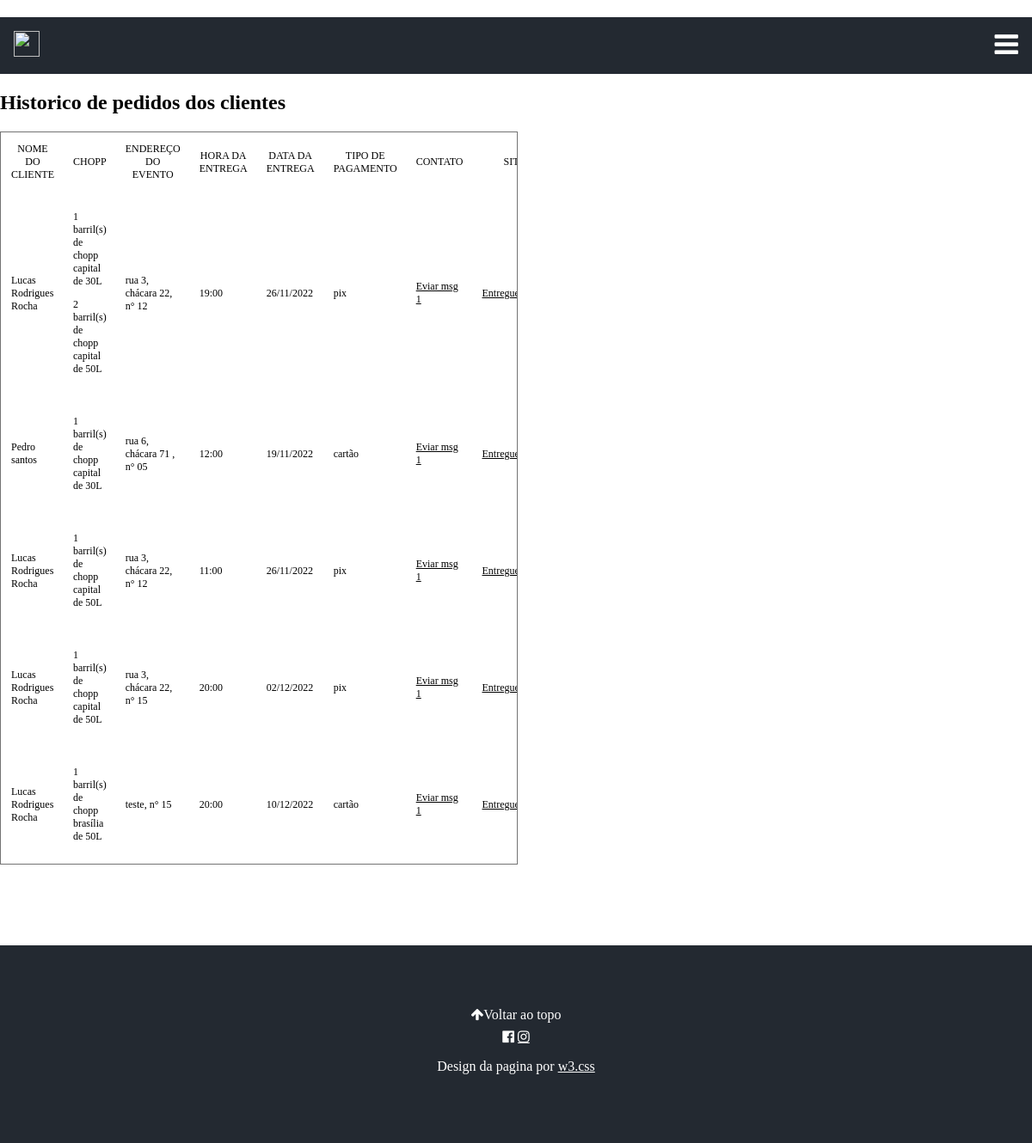
Screenshot of /Paginas/dashboard.php (signed in) with the database file from the repository.
### tables this page shows
CREATE TABLE `pedidos` (
  `idPedidos` int(11) NOT NULL,
  `nomeCliente` varchar(45) NOT NULL,
  `qtdBarris30lCapital` varchar(2) NOT NULL,
  `qtdBarris30lBrasilia` varchar(2) NOT NULL,
  `qtdBarris30lDLSR` varchar(2) NOT NULL,
  `qtdBarris30lJK` varchar(2) NOT NULL,
  `qtdBarris30lMonumental` varchar(2) NOT NULL,
  `qtdBarris50lCapital` varchar(2) NOT NULL,
  `qtdBarris50lBrasilia` varchar(2) NOT NULL,
  `qtdBarris50lDLSR` varchar(2) NOT NULL,
  `qtdBarris50lJK` varchar(2) NOT NULL,
  `qtdBarris50lMonumental` varchar(2) NOT NULL,
  `enderecoRua` varchar(120) NOT NULL,
  `enderecoNum` varchar(5) NOT NULL,
  `horarioEvento` time NOT NULL,
  `dataEvento` varchar(11) NOT NULL,
  `tipoPagamento` varchar(45) NOT NULL,
  `loginCliente` varchar(25) NOT NULL,
  `situacao` varchar(45) NOT NULL,
  `numeroCliente` varchar(11) NOT NULL,
  `valorTotal` varchar(7) NOT NULL
);

### Paginas/dashboard.php (the view, shortened to what this page needs)
<?php
include('../PaginasControle/conexao.php');
$sql = "SELECT * FROM pedidos";
$con = mysqli_query($conexao, $sql);
$totalPedidos = mysqli_num_rows($con);
 ?>
<!DOCTYPE html>
<html>
<head lang="PT-BR">
	<link rel="stylesheet"  type="text/css" href="../css/styleTeste.css">
	<link rel="stylesheet" href="https://cdnjs.cloudflare.com/ajax/libs/font-awesome/4.7.0/css/font-awesome.min.css">
</head>
<body>
<nav>
  <div class="w3-bar w3-white w3-card" id="myNavbar">
    <a href="../index.php" class="w3-bar-item w3-button w3-wide"><img src="../images/logo.png" height="30" width="30"></a>
    <a href="javascript:void(0)" class="w3-button w3-right menuLateral" onclick="w3_open()">
      <i class="fa fa-bars fa-2x"></i>
    </a>
  </div>
</nav>
<header class="bgimg-1 w3-display-container w3-grayscale-min" id="home">
  <h2>Historico de pedidos dos clientes</h2>
  <div class="container">
  	<div class="tabelaHPedidos">
      <table class="tabela-historico">
        <tr class="titulo-tabela">
       	  <td>NOME DO CLIENTE</td>
          <td>CHOPP</td>
          <td>ENDEREÇO DO EVENTO</td>
          <td>HORA DA ENTREGA</td>
          <td>DATA DA ENTREGA</td>
          <td>TIPO DE PAGAMENTO</td>
          <td>CONTATO</td>
          <td colspan="2">SITUAÇÃO</td>
        </tr>
      <?php
                while ($row_pedidos = mysqli_fetch_assoc($con)){
                  $msg = 'Olá, '. $row_pedidos['nomeCliente'] . ', seu pedido foi realizado com sucesso! estaremos enviando o contrato em instantes.';
            ?>
        <tr>
          <td><?php echo $row_pedidos['nomeCliente']?></td>
          <td>
            <?php
                    if ($row_pedidos['qtdBarris30lCapital'] > 0){
                  ?>
                    <p><?php echo $row_pedidos['qtdBarris30lCapital'];?> barril(s) de chopp capital de 30L</p>
            <?php
              }
            ?>
            <?php
                    if ($row_pedidos['qtdBarris50lCapital'] > 0){
                  ?>
                    <p><?php echo $row_pedidos['qtdBarris50lCapital'];?> barril(s) de chopp capital de 50L</p>
            <?php
              }
            ?>
            <?php
                    if ($row_pedidos['qtdBarris50lBrasilia'] > 0){
                  ?>
                    <p><?php echo $row_pedidos['qtdBarris50lBrasilia'];?> barril(s) de chopp brasília de 50L</p>
            <?php
              }
            ?>
          </td>
          <td><?php echo $row_pedidos['enderecoRua']. ', n° '. $row_pedidos['enderecoNum']?></td>
          <td><?php echo date('H:II', strtotime($row_pedidos['horarioEvento']))?></td>
          <td><?php echo $row_pedidos['dataEvento']?></td>
          <td><?php echo $row_pedidos['tipoPagamento']?></td>
          <td> <a href="https://api.whatsapp.com/send?phone=<?php echo $row_pedidos['numeroCliente']?>&text=<?php echo $msg?>">Eviar msg 1</a></td>
          <td> <a href="entrega.php?idP=<?php echo $row_pedidos['idPedidos']?>">Entregue</a> </td>
        </tr>
        <?php
        } if ($totalPedidos == '0') {
            echo "Não há pedidos!";
        }
        ?>
      </table>
  </div>
</div>
</header>
<footer class="w3-center w3-black w3-padding-64">
  <a href="#home" class="w3-button w3-light-grey"><i class="fa fa-arrow-up w3-margin-right"></i>Voltar ao topo</a>
  <div class="w3-xlarge w3-section">
    <i class="fa fa-facebook-official w3-hover-opacity"></i>
    <a href="https://www.instagram.com/choppdrivejp/" class="fa fa-instagram w3-hover-opacity"></a>
  </div>
  <p>Design da pagina por <a href="https://www.w3schools.com/w3css/default.asp" title="W3.CSS" target="_blank" class="w3-hover-text-green">w3.css</a></p>
</footer>
</body>
</html>

### css/styleTeste.css (style rules this page uses)
body { margin: 0; box-sizing: border-box; height: 1080px; }
nav { background-color: #232931; overflow: hidden; position: fixed; width: 100%; }
.w3-bar .w3-bar-item { padding:8px;float:left;width:auto;border:none;display:block;outline:0 }
.w3-card,.w3-card-2 { box-shadow:0 2px 5px 0 rgba(0,0,0,0.16),0 2px 10px 0 rgba(0,0,0,0.12) }
.w3-right { float:right!important }
.w3-black,.w3-hover-black:hover { color:#fff!important;background-color:#232931!important }
.w3-btn,.w3-button { border:none;display:inline-block;padding:8px 16px;vertical-align:middle;overflow:hidden;text-decoration:none;color:inherit;background-color:inherit;text-align:center;cursor:pointer;white-space:nowrap }
.w3-padding-64 { padding-top:64px!important;padding-bottom:64px!important }
.w3-center { text-align:center!important }
a { color: inherit; }
.bgimg-1 { background-position: center; background-size: cover; min-height: 100%; }
.w3-bar .w3-button { padding: 16px; }
.menuLateral { color: white; }
.tabelaHPedidos { width: 50%; height: 25%; overflow-y: scroll; border: solid 1px rgba(0, 0, 0, 0.55); }
.titulo-tabela { text-align: center; }
td { padding: 10px; vertical-align:middle; font-weight: 300; font-size: 12px; color: black; }
header { position: relative; top: 8%; }

### rows the page displays
pedidos: nomeCliente "Lucas Rodrigues Rocha", qtdBarris30lCapital "1", qtdBarris50lCapital "2", enderecoRua "rua 3, chácara 22", enderecoNum "12", horarioEvento "19:00", dataEvento "26/11/2022", tipoPagamento "pix"
pedidos: nomeCliente "Pedro santos", qtdBarris30lCapital "1", enderecoRua "rua 6, chácara 71", enderecoNum "05", horarioEvento "12:00", dataEvento "19/11/2022", tipoPagamento "cartão"
pedidos: nomeCliente "Lucas Rodrigues Rocha", qtdBarris50lCapital "1", enderecoRua "rua 3, chácara 22", enderecoNum "12", horarioEvento "11:00", dataEvento "26/11/2022", tipoPagamento "pix"
pedidos: nomeCliente "Lucas Rodrigues Rocha", qtdBarris50lCapital "1", enderecoRua "rua 3, chácara 22", enderecoNum "15", horarioEvento "20:00", dataEvento "02/12/2022", tipoPagamento "pix"
pedidos: nomeCliente "Lucas Rodrigues Rocha", qtdBarris50lBrasilia "1", enderecoRua "teste", enderecoNum "15", horarioEvento "20:00", dataEvento "10/12/2022", tipoPagamento "cartão"
